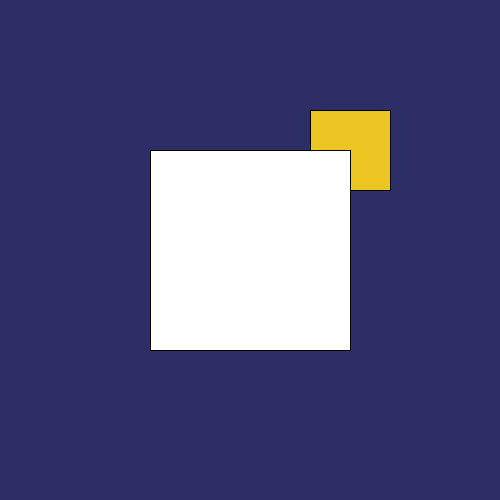
Frame 1 (no input)
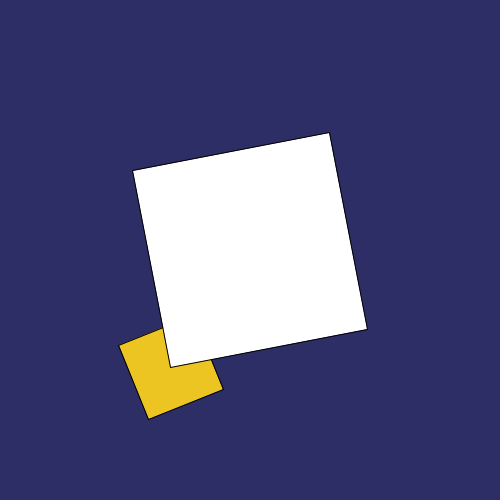
Frame 60 (the mouse pressed at the canvas centre just before this capture)
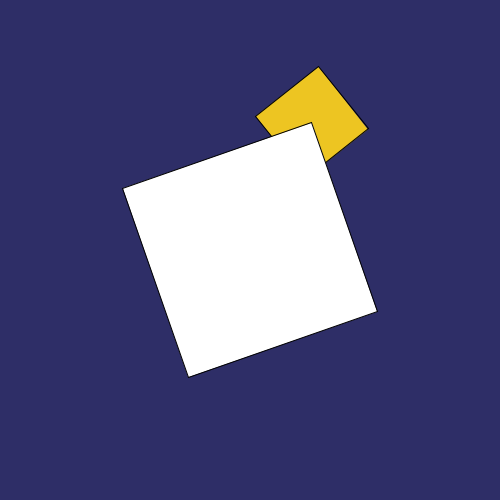
Frame 120 (the mouse held since frame 60 and released just before this capture)

The Processing sketch that drew these frames (run headless with seeded random() and noise(); from frame 60 on, the mouse is pressed at the canvas centre):

// Processing sketch: processing_106260
// ── processing_106260.pde

float rotation;

void setup(){
  size(500, 500);
  rotation = 0;
  rectMode(CENTER);
}

void draw() {
  background(46, 46, 103);
  pushMatrix();
  translate(width/2, height/2);
  rotate(rotation);
  pushMatrix();
  translate(100, -100);
  rotate(rotation);
  fill(237, 197, 34);
  rect(0, 0, 80, 80);
  popMatrix();
  fill(255);
  rect(0, 0, 200, 200);
  popMatrix();
  rotation += 0.05;
}
